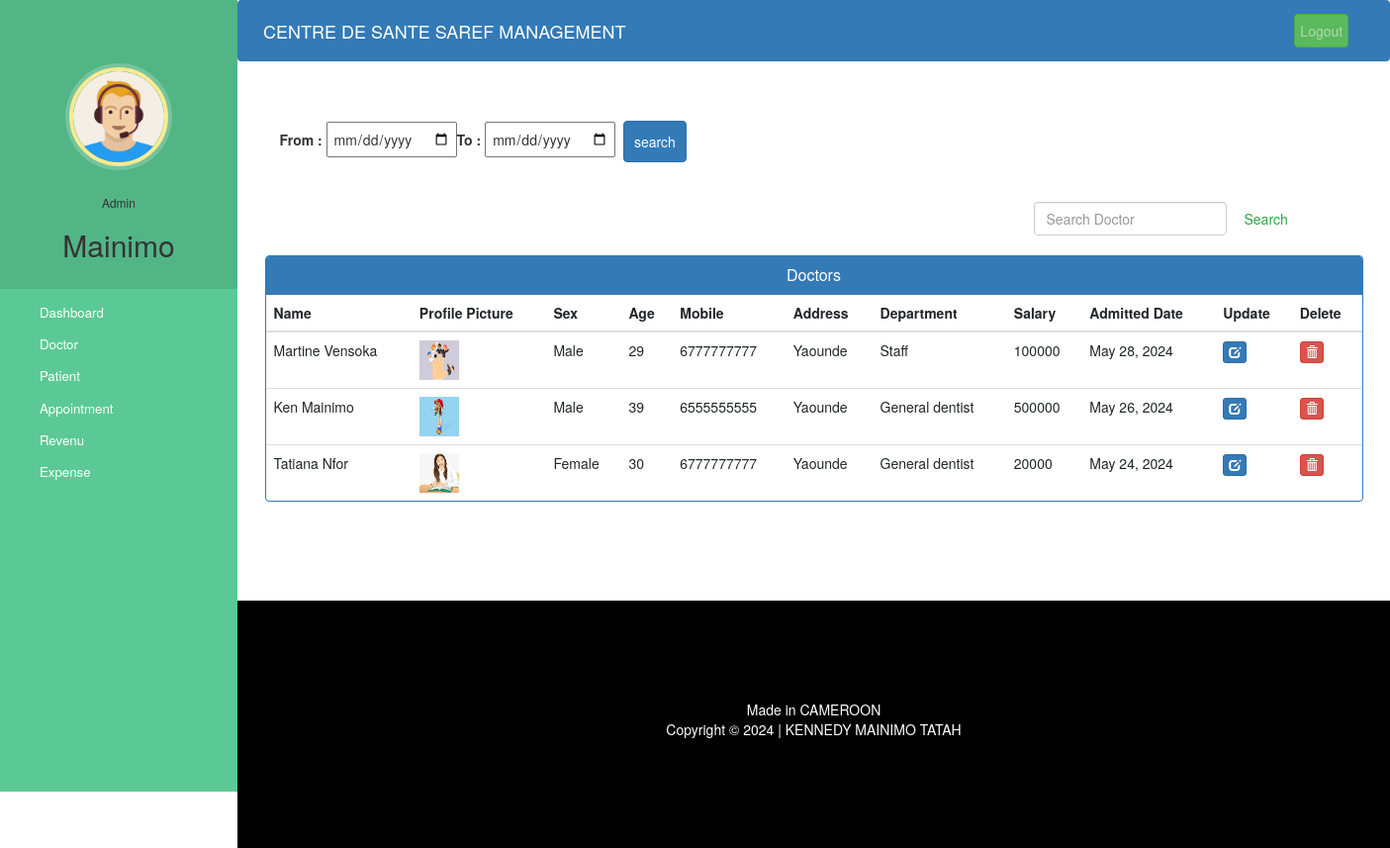
The app's page /admin-view-doctor (signed in) with its own data.
### hospital/models.py (models this page shows, shortened)
class Doctor(models.Model):
    user=models.OneToOneField(User,on_delete=models.CASCADE)
    profile_pic= models.ImageField(upload_to='profile_pic/DoctorProfilePic/',null=True,blank=True)
    address = models.CharField(max_length=40)
    salary = models.PositiveIntegerField(null=False,blank=True)
    sex = models.CharField(max_length=10,null=False,choices=sex,default='Male')
    age = models.IntegerField(null=False,blank=False)
    mobile = models.CharField(max_length=20,null=True)
    department = models.CharField(max_length=50,choices=departments,default='General dentist')
    status=models.BooleanField(default=False)
    admitDate=models.DateField(auto_now_add=True)
    @property
    def get_name(self):
        return self.user.first_name+" "+self.user.last_name

### hospital/views.py (the view)
# urls.py: path('admin-view-doctor', views.admin_view_doctor_view,name='admin-view-doctor'),
@login_required(login_url='adminlogin')
@user_passes_test(is_admin)
def admin_view_doctor_view(request):
    doctors=models.Doctor.objects.all().filter(status=True).order_by('-id')
    if request.method == "POST":
        fromDate = request.POST.get('fromDate')
        toDate = request.POST.get('toDate')
        doctors = models.Doctor.objects.filter(status=True).raw('select * from hospital_doctor where admitDate between "'+fromDate+'" and "'+toDate+'"')
    return render(request,'hospital/admin_view_doctor.html',{'doctors':doctors})

### hospital/views.py (called while the page is built)
def is_admin(user):
    return user.groups.filter(name='ADMIN').exists()

### templates/hospital/admin_view_doctor.html (shortened to what this page needs)
{% extends 'hospital/admin_base.html' %}
{% block content %}
{%load static%}
<head>
  <link href="//netdna.bootstrapcdn.com/bootstrap/3.0.0/css/bootstrap.min.css" rel="stylesheet" id="bootstrap-css">
</head>
<div class="container">
  <form method="post">
    <div class="container input-group date">
      <strong>From : </strong><input type="date" name="fromDate" class="p-2"/>
      <strong>To : </strong><input type="date" name="toDate" class="p-2" />&nbsp
      <input type="submit" value="search" class="p-3  btn btn-primary">
    </div>
  </form>
  <br><br>
  <form  action="/search-doctor" method="get" style="margin-left:70%;" class="form-inline my-2 my-lg-0">
    <input class="form-control mr-sm-2" type="search" placeholder="Search Doctor" name="query" id="query" aria-label="Search">
    <button class="btn btn-outline-success my-2 my-sm-0" type="submit">Search</button>
  </form>
  <br>
  <div class="panel panel-primary">
    <div class="panel-heading">
      <h6 class="panel-title">Doctors</h6>
    </div>
    <table class="table table-hover" id="dev-table">
      <thead>
        <tr>
          <th>Name</th>
          <th>Profile Picture</th>
          <th>Sex</th>
          <th>Age</th>
          <th>Mobile</th>
          <th>Address</th>
          <th>Department</th>
          <th>Salary</th>
          <th>Admitted Date</th>
          <th>Update</th>
          <th>Delete</th>
        </tr>
      </thead>
      {% for d in doctors %}
      <tr>
        <td> {{d.get_name}}</td>
        <td> <img src="{% static d.profile_pic.url %}" alt="Profile Pic" height="40px" width="40px" /></td>
        <td>{{d.sex}}</td>
        <td>{{d.age}}</td>
        <td>{{d.mobile}}</td>
        <td>{{d.address}}</td>
        <td>{{d.department}}</td>
        <td>{{d.salary}}</td>
        <td>{{d.admitDate}}</td>
        <td><a class="btn btn-primary btn-xs" href="{% url 'update-doctor' d.id  %}"><span class="glyphicon glyphicon-edit"></span></a></td>
        <td><a class="btn btn-danger btn-xs" href="{% url 'delete-doctor-from-hospital' d.id  %}"><span class="glyphicon glyphicon-trash"></span></a></td>
      </tr>
      {% endfor %}
    </table>
  </div>
</div>
{% endblock content %}

### templates/hospital/admin_base.html (shortened to what this page needs)
<!DOCTYPE html>
{% load static %}
<html lang="en">
<head>
  <link rel="stylesheet" href="https://stackpath.bootstrapcdn.com/bootstrap/4.3.1/css/bootstrap.min.css">
  <link rel="stylesheet" href="https://maxcdn.bootstrapcdn.com/font-awesome/4.7.0/css/font-awesome.min.css">
  <link rel="stylesheet" href="{% static '/style.css' %}">
</head>
<body>
  <nav class="menu" tabindex="0">
    <header class="avatar">
      <br><br>
     <img src="{% static "images/adminpropic.png" %}" />
     <br><br>
      <h6>Admin</h6>
      <h2>{{request.user.first_name}}</h2>
    </header>
    <ul>
      <li tabindex="0" class="icon-dashboard"> <a style="color:white; text-decoration:none;" href="/admin-dashboard"><span>Dashboard</span></a> </li>
      <li tabindex="0" class="icon-customers"> <a style="color:white; text-decoration:none;" href="/admin-doctor"><span>Doctor</span></a></li>
      <li tabindex="0" class="icon-users"> <a style="color:white; text-decoration:none;" href="/admin-patient"><span>Patient</span></a></li>
      <li tabindex="0" class="icon-calendar"> <a style="color:white; text-decoration:none;" href="/admin-appointment"><span>Appointment</span></a></li>
      <li tabindex="0" class="icon-finance"> <a style="color:white; text-decoration:none;" href="/admin-revenue-view"><span>Revenu</span></a></li>
      <li tabindex="0" class="icon-finance"> <a style="color:white; text-decoration:none;" href="/admin-expense"><span>Expense</span></a></li>
    </ul>
  </nav>
  <main>
    <div class="bs-example">
      <nav class="navbar navbar-expand-md  navbar-dark fixed-top" style="background:#337AB7;">
        <a href="/admin-dashboard" class="navbar-brand">CENTRE DE SANTE SAREF MANAGEMENT</a>
        <div class="collapse navbar-collapse justify-content-between" id="navbarCollapse">
          <div class="navbar-nav" style=" margin-left: 90%;">
            <form method="POST" action="{% url 'logout' %}">
              <button type="submit" class="nav-item nav-link btn btn-success float-lg-right">Logout</button>
            </form>
          </div>
        </div>
      </nav>
    </div>
    <br><br>
    {% block content %}
    {% endblock content %}
    <br><br><br><br>
    <footer>
      <div class="container">
        <div class="row">
          <div class="col-md-12 col-sm-12">
            <div style="color:#ffffff;" class="wow fadeInUp footer-copyright">
              <p>Made in CAMEROON <br>
                Copyright &copy; 2024 | KENNEDY MAINIMO TATAH </p>
            </div>
          </div>
        </div>
      </div>
    </footer>
  </main>
</body>
</html>

### static/style.css (style rules this page uses)
body { padding-left: 240px; }
main { position: relative; height: 100vh; }
.menu { background: #5bc995; height: 100vh; width: 240px; position: fixed; top: 0px; left: 0; z-index: 5; outline: none; }
.menu .avatar { background: rgba(0, 0, 0, 0.1); padding: 2em 0.5em; text-align: center; }
.menu .avatar img { width: 100px; border-radius: 50%; overflow: hidden; border: 4px solid #ffea92; box-shadow: 0 0 0 4px rgba(255, 255, 255, 0.2); }
.menu .avatar h2 { font-weight: normal; margin-bottom: 0; }
.menu ul { list-style: none; padding: 0.5em 0; margin: 0; }
.menu ul li { padding: 0.5em 1em 0.5em 3em; font-size: 0.95em; font-weight: regular; background-repeat: no-repeat; background-position: left 15px center; background-size: auto 20px; transition: all 0.15s linear; cursor: pointer; }
.menu ul li.icon-dashboard { background-image: url("http://www.entypo.com/images//gauge.svg"); }
.menu ul li.icon-customers { background-image: url("http://www.entypo.com/images//briefcase.svg"); }
.menu ul li.icon-users { background-image: url("http://www.entypo.com/images//users.svg"); }
.menu ul li.icon-calendar { background-image: url("http://www.entypo.com/images//calendar.svg"); }

### templates/hospital/admin_base.html (style rules this page uses)
a:link { text-decoration: none; }
a { color: white; }
footer { padding: 0px 0px 0px 0px; background-color: black; margin: 0px; }
p { text-align: center; }
body { padding-left: 240px; }
main { position: relative; height: 100vh; }
.menu { background: #5bc995; height: 100vh; width: 240px; position: fixed; top: 0px; left: 0; z-index: 5; outline: none; }
.menu .avatar { background: rgba(0, 0, 0, 0.1); padding: 2em 0.5em; text-align: center; }
.menu .avatar img { width: 100px; border-radius: 50%; overflow: hidden; border: 4px solid #ffea92; box-shadow: 0 0 0 4px rgba(255, 255, 255, 0.2); }
.menu .avatar h2 { font-weight: normal; margin-bottom: 0; }
.menu ul { list-style: none; padding: 0.5em 0; margin: 0; }
.menu ul li { padding: 0.5em 1em 0.5em 3em; font-size: 0.95em; font-weight: regular; background-repeat: no-repeat; background-position: left 15px center; background-size: auto 20px; transition: all 0.15s linear; cursor: pointer; }
.menu ul li.icon-dashboard { background-image: url("http://www.entypo.com/images//gauge.svg"); }
.menu ul li.icon-customers { background-image: url("http://www.entypo.com/images//briefcase.svg"); }
.menu ul li.icon-users { background-image: url("http://www.entypo.com/images//users.svg"); }
.menu ul li.icon-calendar { background-image: url("http://www.entypo.com/images//calendar.svg"); }

### templates/hospital/admin_view_doctor.html (style rules this page uses)
a:link { text-decoration: none; }
h6 { text-align: center; }
.row { margin: 100px; }

### records on screen
Doctor: get_name "Martine Vensoka", profile_pic (picture), sex "Male", age "29", mobile "6777777777", address "Yaounde", department "Staff", salary "100000", admitDate "May 28, 2024"
Doctor: get_name "Ken Mainimo", profile_pic (picture), sex "Male", age "39", mobile "6555555555", address "Yaounde", department "General dentist", salary "500000", admitDate "May 26, 2024"
Doctor: get_name "Tatiana Nfor", profile_pic (picture), sex "Female", age "30", mobile "6777777777", address "Yaounde", department "General dentist", salary "20000", admitDate "May 24, 2024"

### other values on screen
{{ request.user.first_name }} "Mainimo"
